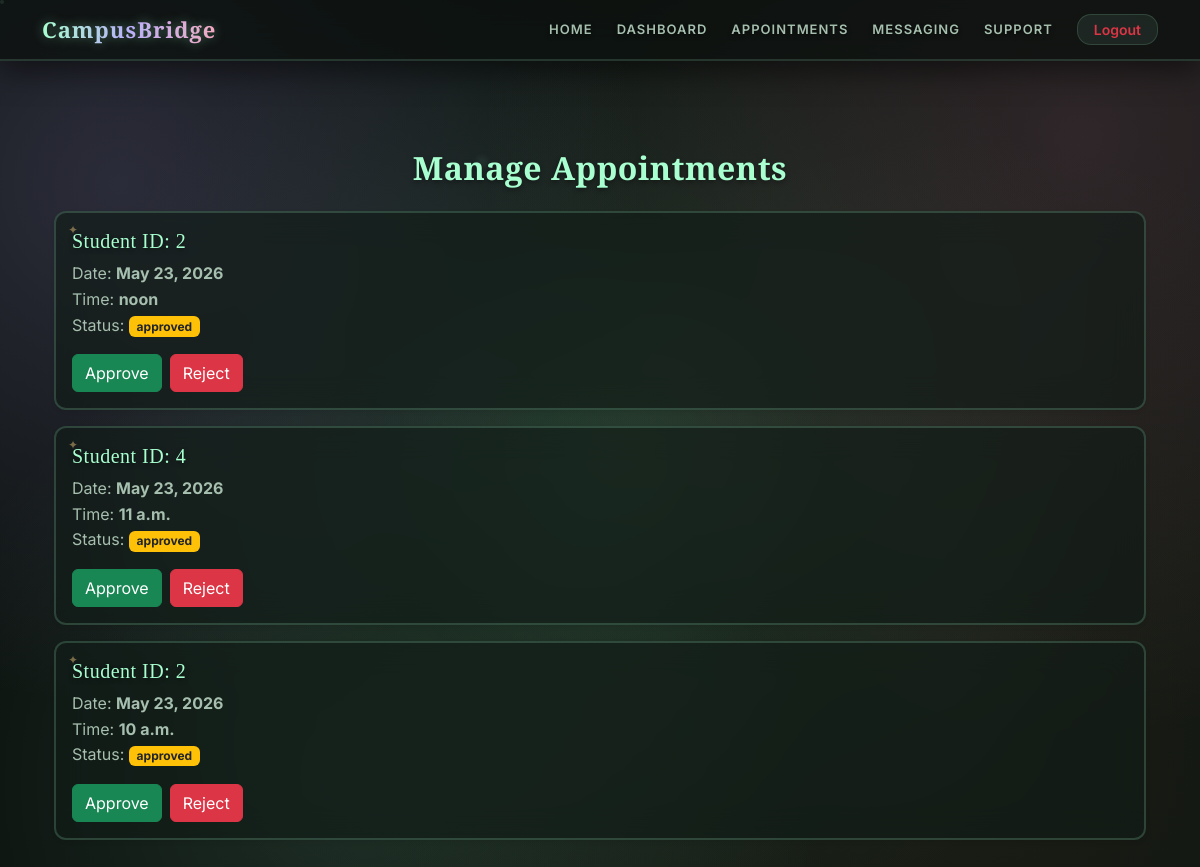
The page /appointments/manage/ (signed in) on the database its author committed.
### appointments/models.py (models this page shows, shortened)
class Appointment(models.Model):
    STATUS_CHOICE=[('pending','Pending'),
                   ('rejected','Rejected'),
                   ('approved','Approved')]
    anonymous_profile=models.ForeignKey(AnonymousProfile,on_delete=models.CASCADE)
    counselor = models.ForeignKey(User, on_delete=models.CASCADE)
    slot=models.ForeignKey(CounselorAvailability,on_delete=models.CASCADE)
    status=models.CharField(max_length=20,choices=STATUS_CHOICE,default='pending')
    created_at=models.DateTimeField(auto_now_add=True)
    class Meta:
        ordering = ['-created_at']

class CounselorAvailability(models.Model):
    counselor=models.ForeignKey(User,on_delete=models.CASCADE)
    date=models.DateField()
    time_slot=models.TimeField()
    is_booked=models.BooleanField(default=False)
    class Meta:
        ordering = ['date', 'time_slot']

### support/models.py (models this page shows, shortened)
class AnonymousProfile(models.Model):
    user=models.OneToOneField(User,on_delete=models.CASCADE)
    anon_id=models.CharField(max_length=20,unique=True,blank=True)

### appointments/views.py (the view)
# urls.py: path('manage/', manage_appointments, name='manage_appointments'),
@login_required
def manage_appointments(request):
    appointments = Appointment.objects.filter(
        counselor=request.user
    ).select_related('anonymous_profile', 'slot', 'slot__counselor')
    return render(request, "appointments/manage.html", {
        "appointments": appointments
    })

### templates/appointments/manage.html
{% extends 'base.html' %}
{% block content %}
<div class="container mt-4">
    <h2 class="text-center mb-4" style="font-size:32px; font-weight:700;">
        Manage Appointments
    </h2>
    {% for a in appointments %}
    <div class="card mb-3 shadow-sm p-3" style="border-radius:12px;">
        <h5>
            Student ID: {{ a.anonymous_profile.id }}
        </h5>
        <p>
            Date: <b>{{ a.slot.date }}</b><br>
            Time: <b>{{ a.slot.time_slot }}</b><br>
            Status: <span class="badge bg-warning text-dark">{{ a.status }}</span>
        </p>
        <div class="d-flex gap-2">
            <a href="{% url 'update_appointment' a.id 'approved' %}"
               class="btn btn-success">
                Approve
            </a>
            <a href="{% url 'update_appointment' a.id 'rejected' %}"
               class="btn btn-danger">
                Reject
            </a>
        </div>
    </div>
    {% empty %}
        <p class="text-center">No appointments found.</p>
    {% endfor %}
</div>
{% endblock %}

### templates/base.html (style rules this page uses)
:root { --bg: #0b110e; --text: #f5fcf7; --muted: #a6bfae; --spore-glow: #a8ffd0; --mystic-lavender: #bda6ff; --fairy-pink: #fca1c1; --deep-moss: #223a2b; --ancient-bark: #2a1f1d; --gold-dust: #e3bc76; --card: rgba(18, 29, 23, 0.65); --card-strong: rgba(28, 46, 36, 0.85); --border: rgba(168, 255, 208, 0.18); --neon-glow: 0 0 25px rgba(168, 255, 208, 0.15), 0 15px 45px rgba(0, 0, 0, 0.8); --inner-bevel: inset 0 1px 2px rgba(255, 255, 255, 0.15); }
body { margin: 0; font-family: 'Inter', sans-serif; color: var(--text); overflow-x: hidden; position: relative; background: radial-gradient(circle at 10% 20%, rgba(189, 166, 255, 0.18), transparent 40%), radial-gradient(circle at 90% 15%, rgba(252, 161, 193, 0.15), transparent 45%), radial-gradient(circle at 50% 50%, rgba(34, 58, 43, 0.8), transparent 70%), radial-gradient(circle at 30% 85%, rgba(168, 255, 208, 0.12), transparent 40%), radial-gradient(circle at 80% 80%, rgba(227, 188, 118, 0.08), transparent 50%), var(--bg); background-attachment: fixed; }
body::before, body::after { content: ""; position: fixed; width: 4px; height: 4px; border-radius: 50%; background: var(--spore-glow); box-shadow: 40vw 20vh 8px var(--spore-glow), 80vw 50vh 12px var(--fairy-pink), 15vw 70vh 6px var(--mystic-lavender), 65vw 85vh 10px var(--gold-dust), 90vw 30vh 8px var(--spore-glow), 35vw 45vh 14px var(--fairy-pink); opacity: 0.6; z-index: 0; pointer-events: none; animation: driftParticles 22s linear infinite alternate; }
body::after { width: 6px; height: 6px; box-shadow: 50vw 15vh 14px var(--gold-dust), 25vw 60vh 8px var(--spore-glow), 75vw 35vh 10px var(--mystic-lavender), 10vw 80vh 12px var(--fairy-pink); animation-duration: 35s; animation-delay: -10s; }
.card { background: var(--card); border: 2px solid var(--border); border-radius: 24px; box-shadow: var(--neon-glow); backdrop-filter: blur(16px); -webkit-backdrop-filter: blur(16px); position: relative; z-index: 1; transition: all 0.45s cubic-bezier(0.175, 0.885, 0.32, 1.275); }
.card::before { content: '✦'; position: absolute; top: 8px; left: 12px; font-size: 12px; color: var(--gold-dust); opacity: 0.5; transition: opacity 0.3s ease; }
p { color: var(--muted); line-height: 1.6; }
h1, h2, h3, h4, h5, h6 { font-family: 'Cinzel', serif; color: var(--spore-glow); letter-spacing: 0.5px; text-shadow: 0 2px 5px rgba(0,0,0,0.4); }

### rows shown on the page
Appointment: anonymous_profile.id "2", slot "May 23, 2026", slot.time_slot "noon", status "approved"
Appointment: anonymous_profile.id "4", slot "May 23, 2026", slot.time_slot "11 a.m.", status "approved"
Appointment: anonymous_profile.id "2", slot "May 23, 2026", slot.time_slot "10 a.m.", status "approved"
